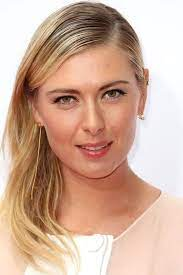
#> input picture model/test_images/sharapova1.jpeg, 183 x 275 px
$ jupyter execute --allow-errors sports_person_classifier_model.ipynb   (shell and % lines are left out)
#> lines starting #> are read from the running program, lines starting #| are printed output that depends on the picture; after the words box and inside, x2 and y2 are one past the last pixel; in counts of white or black regions, pixels touching at a corner belong together
[cell 1]
import numpy as np
import cv2
import matplotlib
from matplotlib import pyplot as plt

## Preprocessing: Detect face and eyes

[cell 2]
img = cv2.imread("./test_images/sharapova1.jpeg")
#> img is the input picture: shape (275, 183, 3); mean B, G, R 154.7, 173.9, 208.2
img.shape
#> Out = (275, 183, 3)

The shape has 3 dimensions. The first tow are the x and y cordinates and the third dimension is the RGB channels.

[cell 3]
plt.imshow(img)

You can do as follows if you want to change this to a grey image

[cell 4]
gray = cv2.cvtColor(img, cv2.COLOR_BGR2GRAY)
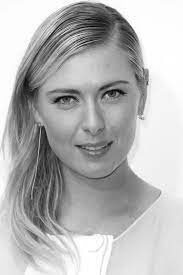
#> gray: shape (275, 183); min 4, max 255, mean 182
gray.shape
#> Out = (275, 183)

[cell 5]
gray

This is a N dimensional array with numbers from 0 to 255

[cell 6]
plt.imshow(gray, cmap="gray")

You are going to detect the face as well as the eyes from the above image.
This is done using the Haar Cascade

The below article describes face detection using Haar Cascades:
https://docs.opencv.org/3.4/d2/d99/tutorial_js_face_detection.html

[cell 7]
face_cascade = cv2.CascadeClassifier("./opencv/haarcascades/haarcascade_frontalface_default.xml")
eye_cascade = cv2.CascadeClassifier("./opencv/haarcascades/haarcascade_eye.xml")

faces = face_cascade.detectMultiScale(gray, 1.3, 5)
#> faces = [[26, 49, 127, 127]]
# Here the gray means the gray image of Maria Sharapova
faces
#> Out = [[26, 49, 127, 127]]

This detects an array of faces. If there were two faces it will detect two faces. The 4 values here are x, y, width, and height

[cell 8]
(x,y,w,h) = faces[0]
#> x = 26; y = 49; w = 127; h = 127
x,y,w,h
#> Out = (26, 49, 127, 127)

How you can draw a rectangle around that face using opencv

[cell 9]
face_img = cv2.rectangle(img, (x,y),(x+w,y+h),(255,0,0),2)
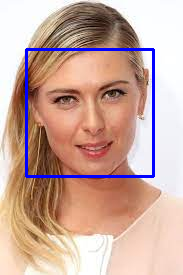
#> face_img: shape (275, 183, 3); mean B, G, R 158.5, 169.4, 202.6
# This draws a rectangle starting from cordinates (x,y) and its colour is red
plt.imshow(face_img)

[cell 10]
cv2.destroyAllWindows()
# Here we iterate through all the faces
for (x,y,w,h) in faces:
    face_img = cv2.rectangle(img,(x,y),(x+w,y+h),(255,0,0),2)
    # First we draw the face images, which is the red rectangle drawn aroung the face
    roi_gray = gray[y:y+h, x:x+w]
    roi_color = face_img[y:y+h, x:x+w]
    # In this code the roi_color is the rectangle that you see on the face
    # After that we apply eye cascasde
    eyes = eye_cascade.detectMultiScale(roi_gray)
    # WE run a for loop as there can be multiple eyes
    for (ex,ey,ew,eh) in eyes:
        cv2.rectangle(roi_color,(ex,ey),(ex+ew,ey+eh),(0,255,0),2)
#> this loop made 1 pass
#> (x, y, w, h, eyes) on pass 1: (26, 49, 127, 127, [[69, 30, 31, 31], [24, 34, 34, 34]])
#> pass 1, `roi_gray = gray[y:y+h, x:x+w]`:
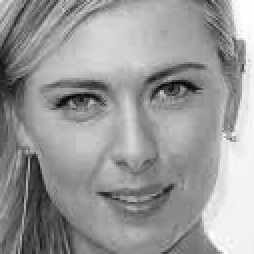
#> roi_gray: shape (127, 127) (shown 2 times larger); min 4, max 254, mean 152.9
#> after the loop:
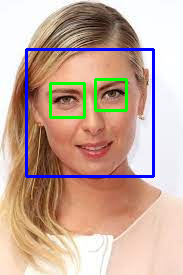
#> img: shape (275, 183, 3); 1.53% of pixels changed, all inside (x1, y1, x2, y2) = (49, 78, 128, 119)
#> after the loop:
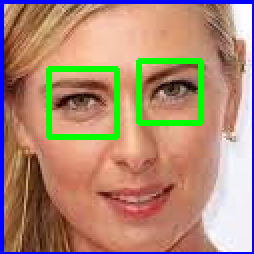
#> roi_color: shape (127, 127, 3) (shown 2 times larger); mean B, G, R 117.6, 138.4, 173.3
        # This rectangle would be in green color


plt.figure()
plt.imshow(face_img, cmap='gray')
plt.show()

If you just plot the roi color you will notice that we get a cropped face

ROI = Region of Interest

We are interested in the facial region of all the images in our dataset. We'll be cropping the face region from all the images and we will be storing them in a different folder to be used to train our model.

## Preprocessing: Crop the facial region of the image

[cell 11]
plt.imshow(roi_color, cmap="gray")

## Preprocessing: Load image, detect face. If eyes >= 2, then save and crop the face region

The below function is to get cropped images of the faces of the images after the face and if eyes>=2 are detected.

[cell 12]
def get_cropped_image_if_2_eyes(image_path):
    # The image will be supplied using an image path as an input this function
    # Reading the image
#> called with image_path = './test_images/sharapova1.jpeg'
    img = cv2.imread(image_path)
    if img is None:
        return None

    # Converts the image from BGR to grayscale
    gray = cv2.cvtColor(img, cv2.COLOR_BGR2GRAY)
    # Detects faces using Haar Cascade
    faces = face_cascade.detectMultiScale(gray, 1.3, 5)
#> faces = [[26, 49, 127, 127]]
    for (x,y,w,h) in faces:
        roi_gray = gray[y:y+h, x:x+w]
        roi_color = img[y:y+h, x:x+w]
        eyes = eye_cascade.detectMultiScale(roi_gray)
        if len(eyes) >= 2:
            return roi_color
#> this loop made 1 pass
#> pass 1, in get_cropped_image_if_2_eyes, `roi_color = img[y:y+h, x:x+w]`:
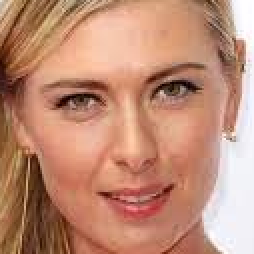
#> roi_color: shape (127, 127, 3) (shown 2 times larger); mean B, G, R 117.1, 140.1, 191.7

[cell 13]
original_image = cv2.imread("./test_images/sharapova1.jpeg")
plt.imshow(original_image)

[cell 14]
cropped_image = get_cropped_image_if_2_eyes("./test_images/sharapova1.jpeg")
plt.imshow(cropped_image)

If the face is not clear and the two eyes are not clearly visible we want this function to return nothing because we want to ignore that image.

So lets test this using the second test image

[cell 15]
org_image_obstructed = cv2.imread("./test_images/sharapova2.jpeg")
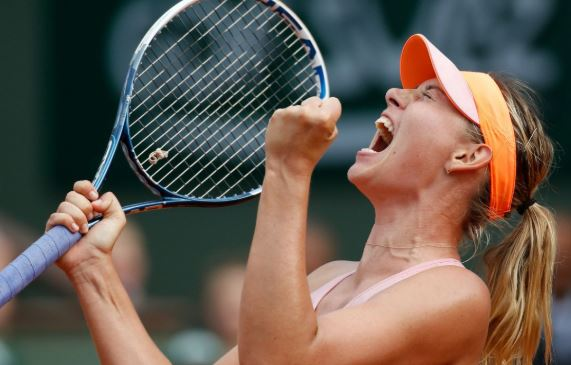
#> input picture model/test_images/sharapova2.jpeg, 571 x 365 px
#> org_image_obstructed is the input picture: shape (365, 571, 3); mean B, G, R 80.8, 91, 102.6
plt.imshow(org_image_obstructed)

[cell 16]
cropped_image_no_2_eyes = get_cropped_image_if_2_eyes("./test_images/sharapova2.jpeg")
#> call 2 of get_cropped_image_if_2_eyes, with image_path = './test_images/sharapova2.jpeg'
#> in get_cropped_image_if_2_eyes (call 2), `gray = cv2.cvtColor(img, cv2.COLOR_BGR2GRAY)`:
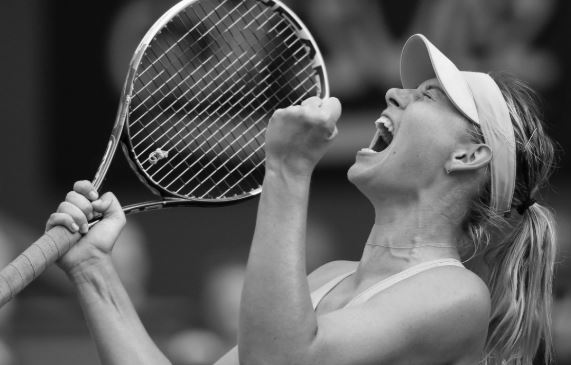
#> gray: shape (365, 571); min 0, max 254, mean 93.3
#> in get_cropped_image_if_2_eyes (call 2), `faces = face_cascade.detectMultiScale(gray, 1.3, 5)`: faces = ()
cropped_image_no_2_eyes

You get nothing when you run this function. (In this image the face is obstructed)

[cell 17]
path_to_data = "./dataset/"
path_to_cr_data = "./dataset/cropped/"

First we will store the path of all the end user subfolders in a python list

[cell 18]
import os
img_dirs = []
for entry in os.scandir(path_to_data):
# This goes through all the subdirectories in the dataset folder
    if entry.is_dir():
        img_dirs.append(entry.path)
        # The names of the subdirectories will be stored in the img_dirs variable.

[cell 19]
img_dirs

The below code will generate the cropped folder

[cell 20]
import shutil
if os.path.exists(path_to_cr_data):
# If the folder exists
    shutil.rmtree(path_to_cr_data)
    # ..then remove it
os.mkdir(path_to_cr_data)
# This line will create the folder

[cell 21]
cropped_image_dirs = []
# This is similar to img_dirs but it contains the cropped folder path for each of our 5 players

celebrity_file_names_dict = {}

for img_dir in img_dirs:
    count = 1
    celebrity_name = img_dir.split('/')[-1]
    # Spliitting the string and taking the last element


    celebrity_file_names_dict[celebrity_name] = []

    #next we iterrate through all the images
    for entry in os.scandir(img_dir):
        roi_color = get_cropped_image_if_2_eyes(entry.path)
        if roi_color is not None:
        # which means the face and eyes are clearly visible
        # Now you can store that image to a cropped folder

            cropped_folder = path_to_cr_data + celebrity_name
            # In "cropped" folder you need to create a subfolder first for your player

            if not os.path.exists(cropped_folder):
            # if this folder doesn't exist
                os.makedirs(cropped_folder)
                cropped_image_dirs.append(cropped_folder)
                print("Generating cropped images in folder: ", cropped_folder)

            cropped_file_name = celebrity_name + str(count) + ".png"
            cropped_file_path = cropped_folder + "/" + cropped_file_name

            cv2.imwrite(cropped_file_path, roi_color)
            # Here the first argument is the file path
            # Second argument is the region of interest
            # Once you execute this line your cropped image will be stored in the cropped folder

            celebrity_file_names_dict[celebrity_name].append(cropped_file_path)
            # Here we store the names of all those image filepaths into a dictionary
            # This dictionary will be useful later on
            # The key in this dictionary will be the name of the celebrity
            # The value will be the list of file paths
            count += 1

You should manually examine the cropped folder and delete any unwanted images.

[cell 22]
celebrity_file_names_dict = {}
for img_dir in cropped_image_dirs:
    celebrity_name = img_dir.split('/')[-1]
    file_list = []
    for entry in os.scandir(img_dir):
        file_list.append(entry.path)
    celebrity_file_names_dict[celebrity_name] = file_list
celebrity_file_names_dict

This dictionary has the key which is the player name and the values are the cropped images

## Preprocessing: Use wavelet transform as a feature for training our model

In wavelet transformed image, you can see edges clearly and that can give us clues on various facial features such as eyes, nose, lips etc

[cell 23]
import numpy as np
import pywt
import cv2

def w2d(img, mode="haar", level=1):
#> called with mode = 'db1', level = 5
    imArray = img
    #Datatype conversions

    #convert to grayscale
    imArray = cv2.cvtColor(imArray, cv2.COLOR_RGB2GRAY)

    # convert to float
    imArray =  np.float32(imArray)
    imArray /= 255;
    # compute coefficients
    coeffs=pywt.wavedec2(imArray, mode, level=level)
#> coeffs = 6 items

    #Process Coefficients
    coeffs_H=list(coeffs)
#> coeffs_H = 6 items
    coeffs_H[0] *= 0;

    # reconstruction
    imArray_H=pywt.waverec2(coeffs_H, mode);
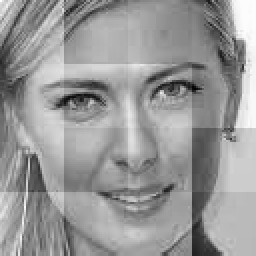
#> imArray_H: shape (128, 128) float32 (shown 2 times larger); min -0.576, max 0.386, mean 1.16e-10; drawn with min black and max white
    imArray_H *= 255;
    imArray_H =  np.uint8(imArray_H)
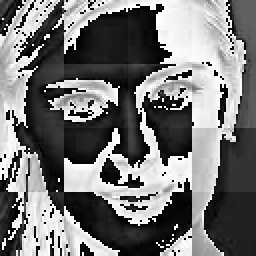
#> imArray_H: shape (128, 128) (shown 2 times larger); min 0, max 255, mean 117.6

    return imArray_H

[cell 24]
im_har = w2d(cropped_image, 'db1', 5)
plt.imshow(im_har, cmap="gray")

By creating this black and white image you are extracting important important facial features that are very useful for our classifier

Now we are going to get this wavelet transformed image for all the images for our cropped folder

Both the row image as well as the wavelet image gives information for our classifier

[cell 25]
class_dict = {}
count = 0
for celebrity_name in celebrity_file_names_dict.keys():
    class_dict[celebrity_name] = count
    count = count + 1
class_dict
